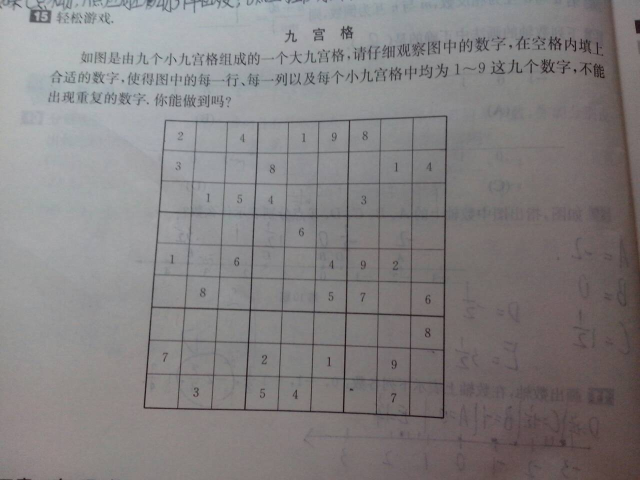
#> input picture python/1.jpg, 1280 x 960 px (shown at 1/2 size)
$ python -i sudoku_recognizer.py   (imports and definitions only)   (older library calls are emulated)
#> lines starting #> are read from the running program, lines starting #| are printed output that depends on the picture; after the words box and inside, x2 and y2 are one past the last pixel; in counts of white or black regions, pixels touching at a corner belong together
#> further down, picture is the input picture: shape (960, 1280, 3); mean B, G, R 129.4, 128.5, 131.7
# !/usr/bin/python
# coding:utf8
# author:ykf
# latest date:2017/1/28
# environment:python3.6.0 + opencv 3.2 with contributes

# 导入python数据库/import python libs
# from matplotlib import pylab as lb
import os
import cv2
import math
import numpy
from PIL import Image
import pytesseract
# import sudoku_solver

IMAGE_WIDTH = 64
IMAGE_HEIGHT = 64
SUDOKU_SIZE = 9
N_MIN_ACTIVE_PIXELS = 50
# 初始化数独数字分格存放数组
# sudoku_numbers = numpy.zeros(shape=(SUDOKU_SIZE * SUDOKU_SIZE, 1))


# 排序角坐标
def get_sort_rectangle_max(corners):
    ar = [corners[0, 0, :], corners[1, 0, :], corners[2, 0, :], corners[3, 0, :]]

    x_ave = sum(corners[x, 0, 0] for x in range(corners.__len__())) / corners.__len__()
    y_ave = sum(corners[x, 0, 1] for x in range(corners.__len__())) / corners.__len__()

    def algo(v):  # atan((x-avx)/(y-avy))
        return math.atan2(v[0] - x_ave, v[1] - y_ave)

    ar.sort(key=algo)
    return ar[3], ar[0], ar[1], ar[2]


# [14 lines left out: function image_reader, not called in this run]


def sudoku_segment(image_sudoku_origin):
    # 将源图片由RGB模式转换为灰度模式
    image_sudoku_gray = cv2.cvtColor(image_sudoku_origin, cv2.COLOR_BGR2GRAY)
    # image_sudoku_gray = image_sudoku_origin
    # 自适应阀值化，将灰度图片转换为黑白图片
    image_sudoku_binary = cv2.adaptiveThreshold(image_sudoku_gray, 255, cv2.ADAPTIVE_THRESH_GAUSSIAN_C,
                                                cv2.THRESH_BINARY_INV, 25, 8)
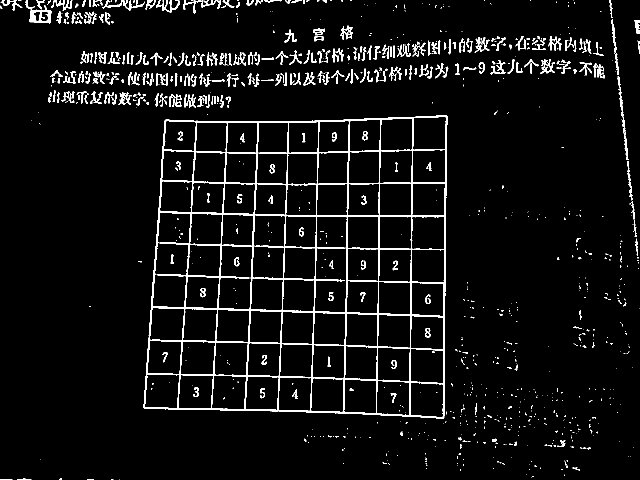
#> image_sudoku_binary: shape (960, 1280) (shown at 1/2 size); 5.1% white; 1083 white regions (731 under 20 px)
    # cv2.imshow('2', image_sudoku_binary)
    # 找到图形的轮廓
    _, contours, _ = cv2.findContours(image_sudoku_binary, cv2.RETR_TREE, cv2.CHAIN_APPROX_SIMPLE)
#> contours = 1187 contours, 828 with area under 20; largest, box (x1, y1, x2, y2) and area: (287, 231, 895, 838) 340378, (304, 424, 382, 616) 11732, (628, 432, 695, 626) 11480, (490, 685, 562, 821) 8325, (436, 490, 505, 620) 7740
    # 获取图像的尺寸（高height，宽width）
    # image_sudoku_height, image_sudoku_width = image_sudoku_origin.shape[:2]
    # 寻找最大的长方形
    size_rectangle_max = 0
    rectangle_max = []
    for _, c in enumerate(contours):
        # 找近似的多边形
        approximation = cv2.approxPolyDP(c, 8, True)
        # 近似多边形是不是四边形？
        if len(approximation) != 4:
            continue
        # 近似多边形是不是凸的
        if not cv2.isContourConvex(approximation):
            continue
        # 计算近似多边形的面积
        size_rectangle = cv2.contourArea(approximation)
        if size_rectangle > size_rectangle_max:
            size_rectangle_max = size_rectangle
            rectangle_max = approximation
#> this loop made 1187 passes
#> (size_rectangle, size_rectangle_max, rectangle_max) on pass 449: (343275.5, 343275.5, [[894, 232], [331, 239], [287, 815], [886, 837]])
#> approximation on passes 1 to 6: [[239, 959]], [[174, 959], [187, 959]], [[0, 959], [24, 959]], [[222, 959]], [[123, 957]], [[34, 959], [62, 959]]
#> after the loop, size_rectangle_max = 343275.5
    # 在原图中画出数独题目区域
    # for i, c in enumerate(rectangle_max):
    #     cv2.line(image_sudoku_origin, (rectangle_max[i][0][0], rectangle_max[i][0][1]),
    #              (rectangle_max[(i + 1)%4][0][0], rectangle_max[(i + 1)%4][0][1]), (0, 0, 255), 2)
    #     cv2.line(image_sudoku_origin,(0,0),(0,500),(255,0,0),thickness=5)
    # cv2.imshow('3', image_sudoku_origin)
    # cv2.waitKey(0)

    # 框起来的图片变为576*576的map，每个格子为64*64
    aim_points = numpy.array([numpy.array([0.0, 0.0], numpy.float32) +
                              numpy.array([SUDOKU_SIZE * IMAGE_HEIGHT, 0.0], numpy.float32),
                              numpy.array([0.0, 0.0], numpy.float32),
                              numpy.array([0.0, 0.0], numpy.float32) +
                              numpy.array([0.0, SUDOKU_SIZE * IMAGE_HEIGHT], numpy.float32),
                              numpy.array([0.0, 0.0], numpy.float32) +
                              numpy.array([SUDOKU_SIZE * IMAGE_HEIGHT, SUDOKU_SIZE * IMAGE_WIDTH], numpy.float32),
                              ], numpy.float32)
    sort_rectangle_max = get_sort_rectangle_max(rectangle_max)
#> in get_sort_rectangle_max, `ar = [corners[0, 0, :], corners[1, 0, :], corners[2, 0, :], corners[3,..`: ar = [[894, 232], [331, 239], [287, 815], [886, 837]]
#> in get_sort_rectangle_max, `x_ave = sum(corners[x, 0, 0] for x in range(corners.__len__())) / corn..`: x_ave = 599.5
#> in get_sort_rectangle_max, `y_ave = sum(corners[x, 0, 1] for x in range(corners.__len__())) / corn..`: y_ave = 530.8
#> sort_rectangle_max = ([894, 232], [331, 239], [287, 815], [886, 837])
    need_to_correct_points = numpy.array(sort_rectangle_max, numpy.float32)
#> need_to_correct_points = [[894, 232], [331, 239], [287, 815], [886, 837]]
    # 生成转换坐标需要的3*3参数
    pers = cv2.getPerspectiveTransform(need_to_correct_points, aim_points)
#> pers = [[1.14, 0.0869, -397.5], [0.0141, 1.13, -274.8], [9.18e-05, 0.000126, 1]]
    # 重新生成只有数独题目的图片
    warp = cv2.warpPerspective(image_sudoku_binary, pers, (SUDOKU_SIZE * IMAGE_HEIGHT, SUDOKU_SIZE * IMAGE_WIDTH))
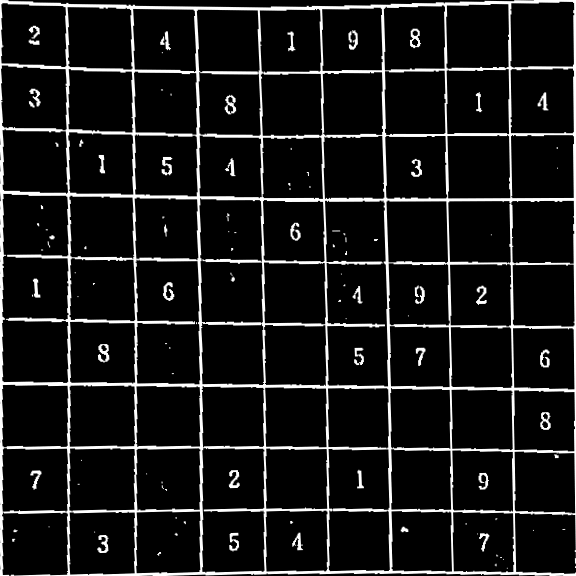
#> warp: shape (576, 576); min 0, max 255, mean 25
    # warp_gray = cv2.cvtColor(warp, cv2.COLOR_BGR2GRAY)
    # cv2.imshow('1', warp)
    # cv2.waitKey(0)
    return warp


# 将黑白的数独游戏盘格分为小格并对每个小格子进行机器学习的数字识别
# [64 lines left out: function numbers_segment, not called in this run]


# [20 lines of commented-out code are left out]

>>> import cv2
>>> picture = cv2.imread('1.jpg')
>>> result = sudoku_segment(picture)

$ run again, on python/2.jpg
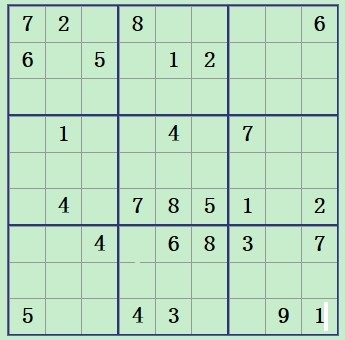
#> input picture python/2.jpg, 345 x 340 px
#> picture is the input picture: shape (340, 345, 3); mean B, G, R 196, 222, 188.3
#> in sudoku_segment, `image_sudoku_binary = cv2.adaptiveThreshold(image_sudoku_gray, 255, cv..`:
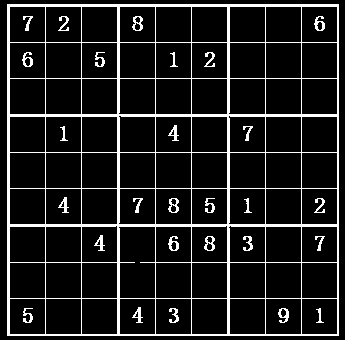
#> image_sudoku_binary: shape (340, 345); 11% white; 28 white regions
#> contours = 122 contours, 4 with area under 20; largest, box (x1, y1, x2, y2) and area: (7, 4, 339, 336) 109561, (118, 226, 156, 299) 2590, (228, 115, 266, 153) 1297, (118, 115, 156, 153) 1297, (228, 225, 266, 263) 1296
#> the loop in sudoku_segment, `for _, c in enumerate(contours):` made 122 passes
#> (size_rectangle, size_rectangle_max, rectangle_max) on pass 1: (109561, 109561, [[7, 4], [7, 335], [338, 335], [338, 4]])
#> after the loop in sudoku_segment, `for _, c in enumerate(contours):`: size_rectangle_max = 109561
#> ar = [[7, 4], [7, 335], [338, 335], [338, 4]]
#> x_ave = 172.5
#> y_ave = 169.5
#> sort_rectangle_max = ([338, 4], [7, 4], [7, 335], [338, 335])
#> need_to_correct_points = [[338, 4], [7, 4], [7, 335], [338, 335]]
#> pers = [[1.74, 3.06e-18, -12.18], [2.63e-18, 1.74, -6.96], [1.86e-19, 0, 1]]
#> in sudoku_segment, `warp = cv2.warpPerspective(image_sudoku_binary, pers, (SUDOKU_SIZE * I..`:
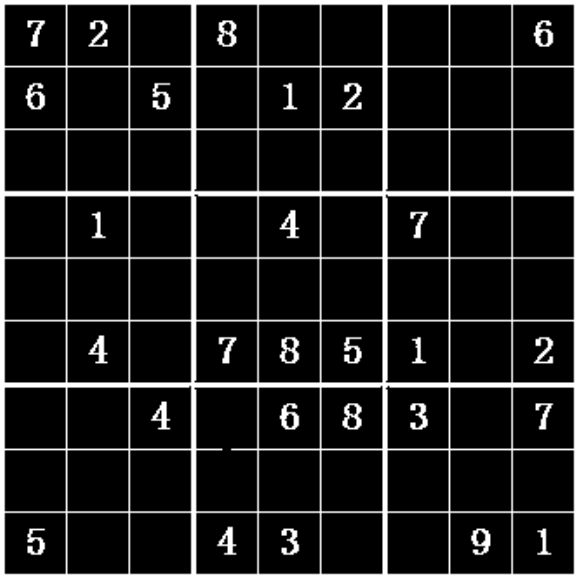
#> warp: shape (576, 576); min 0, max 255, mean 28.4
